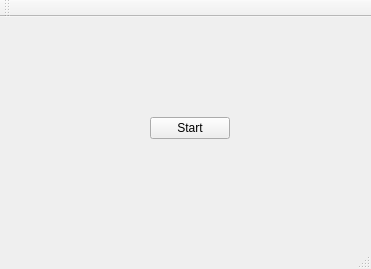
<?xml version="1.0" encoding="UTF-8"?>
<ui version="4.0">
 <class>MainWindow</class>
 <widget class="QMainWindow" name="MainWindow">
  <property name="geometry">
   <rect>
    <x>0</x>
    <y>0</y>
    <width>371</width>
    <height>269</height>
   </rect>
  </property>
  <property name="windowTitle">
   <string>MainWindow</string>
  </property>
  <widget class="QWidget" name="centralWidget">
   <widget class="QPushButton" name="btnStart">
    <property name="geometry">
     <rect>
      <x>150</x>
      <y>100</y>
      <width>80</width>
      <height>22</height>
     </rect>
    </property>
    <property name="text">
     <string>Start</string>
    </property>
   </widget>
  </widget>
  <widget class="QMenuBar" name="menuBar">
   <property name="geometry">
    <rect>
     <x>0</x>
     <y>0</y>
     <width>371</width>
     <height>19</height>
    </rect>
   </property>
  </widget>
  <widget class="QToolBar" name="mainToolBar">
   <attribute name="toolBarArea">
    <enum>TopToolBarArea</enum>
   </attribute>
   <attribute name="toolBarBreak">
    <bool>false</bool>
   </attribute>
  </widget>
  <widget class="QStatusBar" name="statusBar"/>
 </widget>
 <layoutdefault spacing="6" margin="11"/>
 <resources/>
 <connections/>
</ui>
